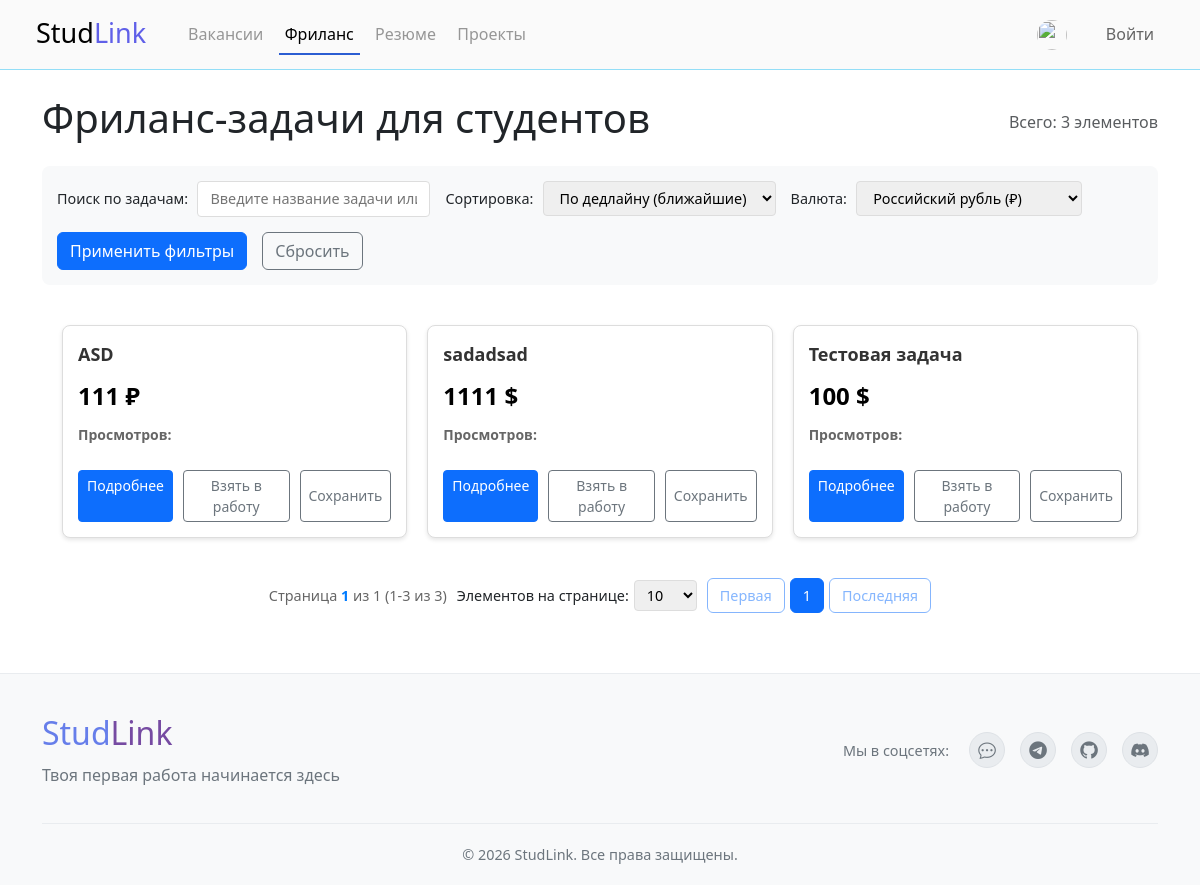
Screenshot of /freelance-tasks/ with the database file from the repository.
### myapp/models.py (models this page shows, shortened)
class FreelanceTask(models.Model):
    creator = models.ForeignKey(User, on_delete=models.CASCADE, related_name='created_tasks')
    executor = models.ForeignKey(User, on_delete=models.SET_NULL, null=True, blank=True, related_name='executed_tasks')
    title = models.CharField(max_length=200)
    description = models.TextField()
    deadline = models.DateTimeField()
    currency = models.ForeignKey(Currency, on_delete=models.PROTECT, default=1)  # Валюта задачи (USD, EUR, RUB)
    cost = models.DecimalField(max_digits=12, decimal_places=2)  # Стоимость в указанной валюте
    currency_rate_date = models.DateField(null=True, blank=True)  # Дата последнего обновления курса
    currency_rate = models.DecimalField(max_digits=10, decimal_places=6, default=1.0)  # Коэффициент пересчета (1 USD = 90 RUB)

class Currency(models.Model):
    code = models.CharField(max_length=3, unique=True)  # Код валюты по ISO 4217 (USD, EUR, RUB)
    name = models.CharField(max_length=50)  # Полное название валюты (Доллар США, Евро, Российский рубль)
    symbol = models.CharField(max_length=5)  # Символ валюты ($, €, ₽)
    rate = models.DecimalField(max_digits=10, decimal_places=6, default=1.0)  # Текущий курс к базовой валюте
    rate_date = models.DateField(null=True, blank=True)  # Дата последнего обновления курса

### myapp/views.py (the view, shortened to what this page needs)
# urls.py: path('freelance-tasks/', views.freelance_task_list, name='freelance_task_list'),
def freelance_task_list(request):
    search_query = request.GET.get('search', '')
    sort_by = request.GET.get('sort', 'deadline')
    page_size = request.GET.get('page_size', 10)
    currency_code = request.GET.get('currency', 'RUB')
    tasks = FreelanceTask.objects.select_related('creator', 'executor', 'currency').prefetch_related('interactions')
    if search_query:
        tasks = tasks.filter(
            Q(title__icontains=search_query) |
            Q(description__icontains=search_query)
        )
    if sort_by == 'title_asc':
        tasks = tasks.order_by('title')
    elif sort_by == 'title_desc':
        tasks = tasks.order_by('-title')
    elif sort_by == 'date_asc':
        tasks = tasks.order_by('created_at')
    elif sort_by == 'date_desc':
        tasks = tasks.order_by('-created_at')
    elif sort_by == 'deadline_asc':
        tasks = tasks.order_by('deadline')
    else:  # deadline по умолчанию
        tasks = tasks.order_by('deadline')
    paginator = Paginator(tasks, page_size)
    page_number = request.GET.get('page')
    try:
        page_obj = paginator.get_page(page_number)
    except PageNotAnInteger:
        page_obj = paginator.get_page(1)
    except EmptyPage:
        page_obj = paginator.get_page(paginator.num_pages)
    page_range = get_page_range(page_obj.number, paginator.num_pages)
    currencies = Currency.objects.all().order_by('code')
    context = {
        'page_obj': page_obj,
        'paginator': paginator,
        'page_range': page_range,
        'page_size': int(page_size),
        'search_query': search_query,
        'sort_by': sort_by,
        'currencies': currencies,
        'selected_currency': currency_code,
    }
    return render(request, 'freelance_task_list.html', context)

### myapp/views.py (called while the page is built)
def get_page_range(current_page, total_pages, max_pages=7):
    if total_pages <= max_pages:
        return range(1, total_pages + 1)
    start = max(1, current_page - max_pages // 2)
    end = min(total_pages, start + max_pages - 1)
    if end - start < max_pages - 1:
        start = max(1, end - max_pages + 1)
    return range(start, end + 1)

### myapp/templates/freelance_task_list.html (shortened to what this page needs)
{% extends "pagination_template.html" %}
{% load static %}
{% block page_title %}Фриланс-задачи для студентов{% endblock %}
{% block filters %}
<div class="filters-section" id="filters-section">
    <div class="form-group">
        <label for="search-input">Поиск по задачам:</label>
        <input type="text" id="search-input" placeholder="Введите название задачи или ключевые слова...">
    </div>
    <div class="form-group">
        <label for="sort-select">Сортировка:</label>
        <select id="sort-select">
            <option value="deadline" {% if sort_by == 'deadline' %}selected{% endif %}>По дедлайну (ближайшие)</option>
        </select>
    </div>
    <div class="form-group">
        <label for="currency-select">Валюта:</label>
        <select id="currency-select" onchange="changeCurrency()">
            {% for currency in currencies %}
                <option value="{{ currency.code }}" {% if currency.code == selected_currency %}selected{% endif %}>
                    {{ currency.name }} ({{ currency.symbol }})
                </option>
            {% endfor %}
        </select>
    </div>
    <button class="btn btn-primary" onclick="applyFilters()">Применить фильтры</button>
    <button class="btn btn-outline-secondary" onclick="resetFilters()">Сбросить</button>
</div>
{% endblock %}
{% block item_card %}
{% if page_obj %}
<div class="item-card">
    <div class="item-title">{{ item.title }}</div>
    <div class="item-meta">
        <div class="cost-large">
            <span id="cost-{{ item.id }}-{{ selected_currency }}">
                {{ item.cost|floatformat:0 }} {{ item.currency.symbol }}
            </span>
        </div>
        <div><strong>Просмотров:</strong> {{ item.views_count }}</div>
    </div>
    <div class="item-actions">
        <a href="{% url 'task_detail' item.id %}" class="btn btn-primary btn-sm">Подробнее</a>
        {% if user.is_authenticated %}
            {% if not item.executor %}
                <button class="btn btn-outline-secondary btn-sm" onclick="applyToTask({{ item.id }})">Взять в работу</button>
            {% else %}
                <button class="btn btn-outline-secondary btn-sm" disabled>Занято</button>
            {% endif %}
        {% else %}
            <button class="btn btn-outline-secondary btn-sm" onclick="showLoginRequired()">Взять в работу</button>
        {% endif %}
        <button class="btn btn-outline-secondary btn-sm" onclick="saveTask({{ item.id }})">Сохранить</button>
    </div>
</div>
{% endif %}
{% endblock %}

### myapp/static/css/base.css (style rules this page uses)
body { margin: 0px; }
.cost-large { font-size: 1.5rem; font-weight: bold; color: #000000; margin-bottom: 10px; }

### myapp/templates/pagination_template.html (style rules this page uses)
.item-card { border: 1px solid #ddd; border-radius: 8px; padding: 15px; background: #fff; box-shadow: 0 2px 4px rgba(0,0,0,0.1); height: 100%; display: flex; flex-direction: column; box-sizing: border-box; min-width: 0; }
.item-title { font-size: 18px; font-weight: bold; margin-bottom: 10px; color: #333; }
.item-meta { font-size: 14px; color: #666; margin-bottom: 10px; }
.item-actions { display: flex; gap: 10px; margin-top: 15px; }
.filters-section { background: #f8f9fa; padding: 15px; border-radius: 8px; margin-bottom: 20px; display: flex; gap: 15px; flex-wrap: wrap; align-items: center; }
.filters-section .form-group { margin-bottom: 0; }
.filters-section label { font-size: 0.9rem; margin-right: 5px; }
.filters-section input, .filters-section select { padding: 6px 12px; border: 1px solid #ddd; border-radius: 4px; font-size: 0.9rem; }

### rows the page displays
FreelanceTask: title "ASD", cost "111", currency.symbol "₽"
FreelanceTask: title "sadadsad", cost "1111", currency.symbol "$"
FreelanceTask: title "Тестовая задача", cost "100", currency.symbol "$"

### other values shown
{{ paginator.count }} "3"
{{ page_obj.number }} "1"
{{ paginator.num_pages }} "1"
{{ page_obj.start_index }} "1"
{{ page_obj.end_index }} "3"
{{ num }} "1"
form field value "Российский рубль (₽)"
